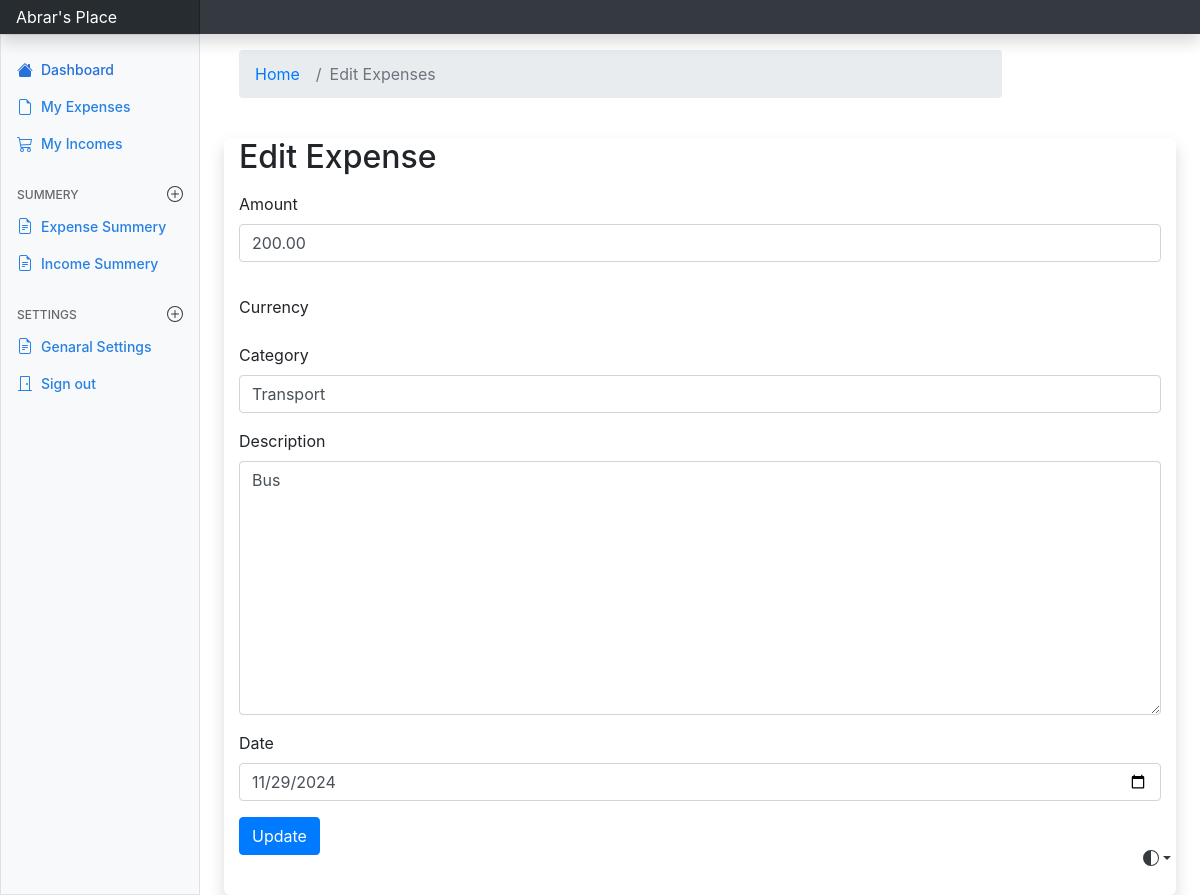
Page /edit_expense/18 on the committed database.
### expenses/models.py (models this page shows, shortened)
class Add_expense(models.Model):
    category_type = {
        "Rent": "Rent",
        "Food": "Food",
        "Transport": "Transport",
        "Entertainment": "Entertainment",
        "Health": "Health",
        "Other": "Other",
    }
    user = models.ForeignKey(settings.AUTH_USER_MODEL, on_delete=models.CASCADE, default=1)
    amount = models.DecimalField(max_digits=10, decimal_places=2)
    description = models.TextField()
    category = models.CharField(choices=list(category_type.items()), max_length=20)
    date = models.DateField()

### expenses/views.py (the view)
# urls.py: path('edit_expense/<int:id>', views.edit_expense, name='edit'),
def edit_expense(request, id):
    data = Add_expense.objects.get(pk=id)
    form = ExpenseForm(instance=data)
    if request.method == 'POST':
        form = ExpenseForm(request.POST, instance=data)
        if form.is_valid():
            form.save()
            message.success(request, 'Expense updated successfully')
            return redirect('index')
    return render(request, 'expenses/edit_expense.html', {'form': form})

### expenses/forms.py
class ExpenseForm(ModelForm):
    class Meta:
        model = Add_expense
        fields = '__all__'
        widgets = {
            'user': forms.HiddenInput(), # This is a hidden input field, it is hidden from the user
            'date': forms.DateInput(attrs={'type': 'date', 'class': 'form-control'}),
            'amount': forms.NumberInput(attrs={'placeholder': 'Amount', 'class': 'form-control'}),
            'description': forms.Textarea(attrs={'placeholder': 'Description', 'class': 'form-control'}),
            'category': forms.Select(attrs={'class': 'form-control'}),
        }

### templates/expenses/edit_expense.html (shortened to what this page needs)
{% extends "base.html" %}
{% block content %}
<link rel="stylesheet" href="https://cdn.jsdelivr.net/npm/bootstrap@4.0.0/dist/css/bootstrap.min.css">
<div class ="container mt-3">
    <div class="row">
        <div class="col-md-10">
            <nav aria-label="breadcrumb">
                <ol class="breadcrumb">
                <li class="breadcrumb-item"><a href="{% url 'index' %}">Home</a></li>
                <li class="breadcrumb-item active" aria-current="page">Edit Expenses</li>
                </ol>
            </nav>
        </div>
    </div>
</div>
<div class="container rounded-2 shadow" style="margin-top: 20px;">
    <h2 class="mt-4" >Edit Expense</h2>
    <form class="mt-3" method="POST">
        <div class="form-row">
        <div class="form-group col-12">
            <label for="inputEmail4">Amount</label>
            {{ form.amount }}
        </div>
        <div class="form-group col-12">
        </div>
        </div>
        <div class="form-row">
        <div class="form-group col-md-12">
            <label for="inputState">Currency</label>
        </div>
        </div>
        <div class="form-row">
        <div class="form-group col-md-12">
            <label for="inputCity">Category</label>
            {{form.category}}
        </div>
        <div class="form-group col-md-12">
            <label for="inputState">Description</label>
            {{form.description}}
        </div>
        </div>
        <div class="form-group">
            <label for="inputAddress">Date</label>
            {{form.date}}
        </div>
        <div class="mt-3">
            <button type="submit" class="btn btn-primary">Update</button>
        </div>
    </form>
    <div class="mt-3"><br></div>
</div>
{% endblock %}

### rows in the picture
Add_expense: amount "200.00", category "Transport", description "Bus", date "11/29/2024"
